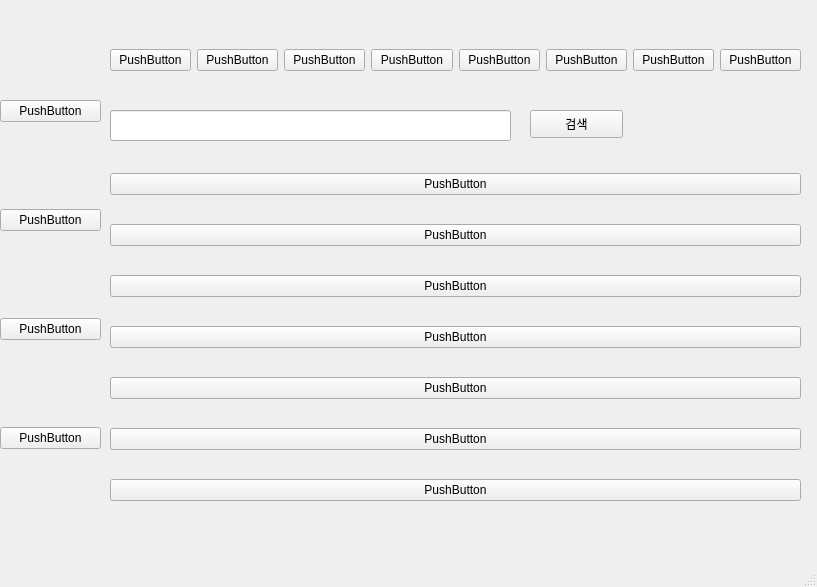
<?xml version="1.0" encoding="UTF-8"?>
<ui version="4.0">
 <class>UI_practice</class>
 <widget class="QMainWindow" name="UI_practice">
  <property name="geometry">
   <rect>
    <x>0</x>
    <y>0</y>
    <width>817</width>
    <height>587</height>
   </rect>
  </property>
  <property name="windowTitle">
   <string>MainWindow</string>
  </property>
  <widget class="QWidget" name="centralwidget">
   <widget class="QWidget" name="horizontalLayoutWidget">
    <property name="geometry">
     <rect>
      <x>110</x>
      <y>20</y>
      <width>691</width>
      <height>81</height>
     </rect>
    </property>
    <layout class="QHBoxLayout" name="horizontalLayout">
     <item>
      <widget class="QPushButton" name="pushButton_8">
       <property name="sizePolicy">
        <sizepolicy hsizetype="Minimum" vsizetype="Fixed">
         <horstretch>0</horstretch>
         <verstretch>0</verstretch>
        </sizepolicy>
       </property>
       <property name="text">
        <string>PushButton</string>
       </property>
      </widget>
     </item>
     <item>
      <widget class="QPushButton" name="pushButton_9">
       <property name="sizePolicy">
        <sizepolicy hsizetype="Minimum" vsizetype="Fixed">
         <horstretch>0</horstretch>
         <verstretch>0</verstretch>
        </sizepolicy>
       </property>
       <property name="text">
        <string>PushButton</string>
       </property>
      </widget>
     </item>
     <item>
      <widget class="QPushButton" name="pushButton_10">
       <property name="sizePolicy">
        <sizepolicy hsizetype="Minimum" vsizetype="Fixed">
         <horstretch>0</horstretch>
         <verstretch>0</verstretch>
        </sizepolicy>
       </property>
       <property name="text">
        <string>PushButton</string>
       </property>
      </widget>
     </item>
     <item>
      <widget class="QPushButton" name="pushButton_11">
       <property name="sizePolicy">
        <sizepolicy hsizetype="Minimum" vsizetype="Fixed">
         <horstretch>0</horstretch>
         <verstretch>0</verstretch>
        </sizepolicy>
       </property>
       <property name="text">
        <string>PushButton</string>
       </property>
      </widget>
     </item>
     <item>
      <widget class="QPushButton" name="pushButton_12">
       <property name="sizePolicy">
        <sizepolicy hsizetype="Minimum" vsizetype="Fixed">
         <horstretch>0</horstretch>
         <verstretch>0</verstretch>
        </sizepolicy>
       </property>
       <property name="text">
        <string>PushButton</string>
       </property>
      </widget>
     </item>
     <item>
      <widget class="QPushButton" name="pushButton_13">
       <property name="sizePolicy">
        <sizepolicy hsizetype="Minimum" vsizetype="Fixed">
         <horstretch>0</horstretch>
         <verstretch>0</verstretch>
        </sizepolicy>
       </property>
       <property name="text">
        <string>PushButton</string>
       </property>
      </widget>
     </item>
     <item>
      <widget class="QPushButton" name="pushButton_14">
       <property name="sizePolicy">
        <sizepolicy hsizetype="Minimum" vsizetype="Fixed">
         <horstretch>0</horstretch>
         <verstretch>0</verstretch>
        </sizepolicy>
       </property>
       <property name="text">
        <string>PushButton</string>
       </property>
      </widget>
     </item>
     <item>
      <widget class="QPushButton" name="pushButton_15">
       <property name="sizePolicy">
        <sizepolicy hsizetype="Minimum" vsizetype="Fixed">
         <horstretch>0</horstretch>
         <verstretch>0</verstretch>
        </sizepolicy>
       </property>
       <property name="text">
        <string>PushButton</string>
       </property>
      </widget>
     </item>
    </layout>
   </widget>
   <widget class="QLineEdit" name="lineEdit">
    <property name="geometry">
     <rect>
      <x>110</x>
      <y>110</y>
      <width>401</width>
      <height>31</height>
     </rect>
    </property>
   </widget>
   <widget class="QWidget" name="verticalLayoutWidget">
    <property name="geometry">
     <rect>
      <x>0</x>
      <y>19</y>
      <width>101</width>
      <height>511</height>
     </rect>
    </property>
    <layout class="QVBoxLayout" name="verticalLayout">
     <item>
      <widget class="QPushButton" name="pushButton_18">
       <property name="sizePolicy">
        <sizepolicy hsizetype="Minimum" vsizetype="Fixed">
         <horstretch>0</horstretch>
         <verstretch>0</verstretch>
        </sizepolicy>
       </property>
       <property name="text">
        <string>PushButton</string>
       </property>
      </widget>
     </item>
     <item>
      <widget class="QPushButton" name="pushButton_19">
       <property name="sizePolicy">
        <sizepolicy hsizetype="Minimum" vsizetype="Fixed">
         <horstretch>0</horstretch>
         <verstretch>0</verstretch>
        </sizepolicy>
       </property>
       <property name="text">
        <string>PushButton</string>
       </property>
      </widget>
     </item>
     <item>
      <widget class="QPushButton" name="pushButton_17">
       <property name="sizePolicy">
        <sizepolicy hsizetype="Minimum" vsizetype="Fixed">
         <horstretch>0</horstretch>
         <verstretch>0</verstretch>
        </sizepolicy>
       </property>
       <property name="text">
        <string>PushButton</string>
       </property>
      </widget>
     </item>
     <item>
      <widget class="QPushButton" name="pushButton_16">
       <property name="sizePolicy">
        <sizepolicy hsizetype="Minimum" vsizetype="Fixed">
         <horstretch>0</horstretch>
         <verstretch>0</verstretch>
        </sizepolicy>
       </property>
       <property name="text">
        <string>PushButton</string>
       </property>
      </widget>
     </item>
    </layout>
   </widget>
   <widget class="QWidget" name="verticalLayoutWidget_2">
    <property name="geometry">
     <rect>
      <x>110</x>
      <y>150</y>
      <width>691</width>
      <height>381</height>
     </rect>
    </property>
    <layout class="QVBoxLayout" name="verticalLayout_2">
     <item>
      <widget class="QPushButton" name="pushButton_20">
       <property name="sizePolicy">
        <sizepolicy hsizetype="Minimum" vsizetype="Fixed">
         <horstretch>0</horstretch>
         <verstretch>0</verstretch>
        </sizepolicy>
       </property>
       <property name="text">
        <string>PushButton</string>
       </property>
      </widget>
     </item>
     <item>
      <widget class="QPushButton" name="pushButton_21">
       <property name="sizePolicy">
        <sizepolicy hsizetype="Minimum" vsizetype="Fixed">
         <horstretch>0</horstretch>
         <verstretch>0</verstretch>
        </sizepolicy>
       </property>
       <property name="text">
        <string>PushButton</string>
       </property>
      </widget>
     </item>
     <item>
      <widget class="QPushButton" name="pushButton_22">
       <property name="sizePolicy">
        <sizepolicy hsizetype="Minimum" vsizetype="Fixed">
         <horstretch>0</horstretch>
         <verstretch>0</verstretch>
        </sizepolicy>
       </property>
       <property name="text">
        <string>PushButton</string>
       </property>
      </widget>
     </item>
     <item>
      <widget class="QPushButton" name="pushButton_23">
       <property name="sizePolicy">
        <sizepolicy hsizetype="Minimum" vsizetype="Fixed">
         <horstretch>0</horstretch>
         <verstretch>0</verstretch>
        </sizepolicy>
       </property>
       <property name="text">
        <string>PushButton</string>
       </property>
      </widget>
     </item>
     <item>
      <widget class="QPushButton" name="pushButton_24">
       <property name="sizePolicy">
        <sizepolicy hsizetype="Minimum" vsizetype="Fixed">
         <horstretch>0</horstretch>
         <verstretch>0</verstretch>
        </sizepolicy>
       </property>
       <property name="text">
        <string>PushButton</string>
       </property>
      </widget>
     </item>
     <item>
      <widget class="QPushButton" name="pushButton_26">
       <property name="sizePolicy">
        <sizepolicy hsizetype="Minimum" vsizetype="Fixed">
         <horstretch>0</horstretch>
         <verstretch>0</verstretch>
        </sizepolicy>
       </property>
       <property name="text">
        <string>PushButton</string>
       </property>
      </widget>
     </item>
     <item>
      <widget class="QPushButton" name="pushButton_25">
       <property name="sizePolicy">
        <sizepolicy hsizetype="Minimum" vsizetype="Fixed">
         <horstretch>0</horstretch>
         <verstretch>0</verstretch>
        </sizepolicy>
       </property>
       <property name="text">
        <string>PushButton</string>
       </property>
      </widget>
     </item>
    </layout>
   </widget>
   <widget class="QPushButton" name="pushButton">
    <property name="geometry">
     <rect>
      <x>530</x>
      <y>110</y>
      <width>93</width>
      <height>28</height>
     </rect>
    </property>
    <property name="text">
     <string>검색</string>
    </property>
   </widget>
  </widget>
  <widget class="QMenuBar" name="menubar">
   <property name="geometry">
    <rect>
     <x>0</x>
     <y>0</y>
     <width>817</width>
     <height>26</height>
    </rect>
   </property>
  </widget>
  <widget class="QStatusBar" name="statusbar"/>
 </widget>
 <resources/>
 <connections/>
</ui>
